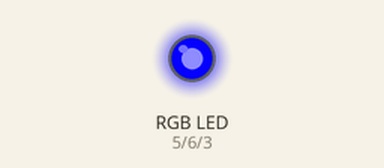
This sketch was run on a simulated Arduino Uno, built with avr-gcc and run on an emulated ATmega328P. Shown: an RGB LED mixed from three pins (HIGH = lit). Dim RGB values are drawn brighter than linear.

Above: at 0.05 s.
At 1.1 s:
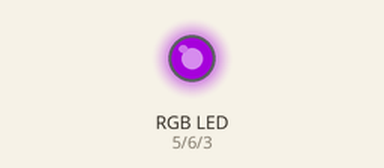
At 2.15 s:
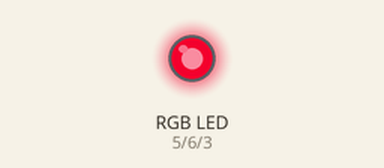
At 4.25 s:
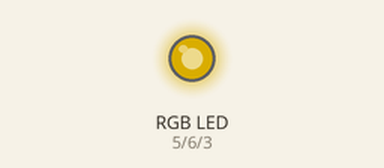
At 6.35 s:
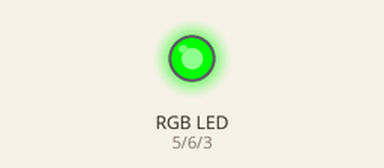
At 8.45 s:
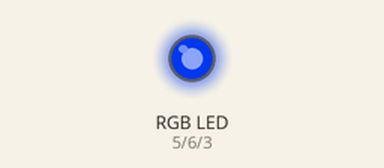
Timing chart, 0 to 11.6 s (numbered marks = the images above):
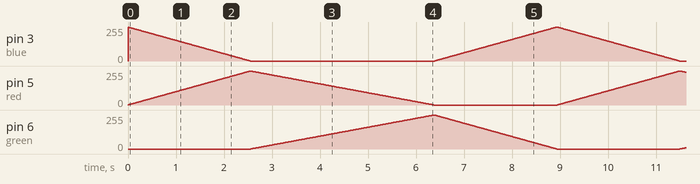

The sketch:

RainbowRGB.ino
```cpp
// date: 5/5/2026
// Rainbow RBG by: ArZon

void setup() {
  #define blue 3
  #define red 5
  #define green 6
}

// Define variables:
int o3; // output 3 -> blue
int o5; // output 5 -> red
int o6; // output 6 -> green
int z;  // control variable for the for loop

//Main loop
void loop() {
  o3 = 255;
  o5 = 0;
  o6 = 0;

  // changing from blue to red
  for(z = 0; z < 255; z += 1) {
    o3 -= 1;
    o5 += 1;
    analogWrite(blue, o3);
    analogWrite(red, o5);
    delay(10);
  }

  o3 = 0;
  o5 = 255;
  o6 = 0;

  // changing from red to green
  for(z = 0; z < 255; z += 1) {
    o5 -= 1;
    o6 += 1;
    analogWrite(red, o5);
    analogWrite(green, o6);
    delay(15);
  }

  o3 = 0;
  o5 = 0;
  o6 = 255;

  // changing from green to blue
  for(z = 0; z < 255; z += 1) {
    o6 -= 1;
    o3 += 1;
    analogWrite(green, o6);
    analogWrite(blue, o3);
    delay(10);
  }
  }
```
